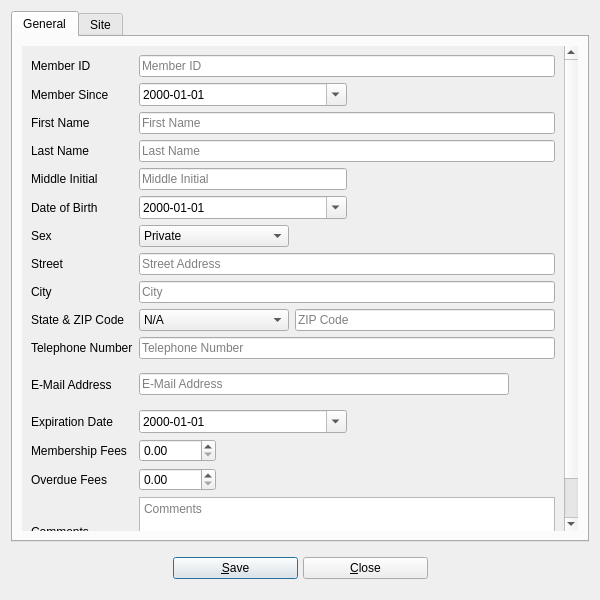
<?xml version="1.0" encoding="UTF-8"?>
<ui version="4.0">
 <class>UserInfo</class>
 <widget class="QDialog" name="UserInfo">
  <property name="geometry">
   <rect>
    <x>0</x>
    <y>0</y>
    <width>600</width>
    <height>600</height>
   </rect>
  </property>
  <property name="windowTitle">
   <string>BiblioteQ: Borrower Information</string>
  </property>
  <property name="windowIcon">
   <iconset resource="../Icons/icons.qrc">
    <normaloff>:/book.png</normaloff>:/book.png</iconset>
  </property>
  <layout class="QVBoxLayout">
   <item>
    <widget class="QTabWidget" name="tabWidget">
     <property name="currentIndex">
      <number>0</number>
     </property>
     <widget class="QWidget" name="tab">
      <attribute name="title">
       <string>General</string>
      </attribute>
      <layout class="QVBoxLayout" name="verticalLayout">
       <item>
        <widget class="QScrollArea" name="scrollArea">
         <property name="frameShape">
          <enum>QFrame::NoFrame</enum>
         </property>
         <property name="widgetResizable">
          <bool>true</bool>
         </property>
         <widget class="QWidget" name="scrollAreaWidgetContents">
          <property name="geometry">
           <rect>
            <x>0</x>
            <y>0</y>
            <width>547</width>
            <height>695</height>
           </rect>
          </property>
          <layout class="QGridLayout" name="gridLayout">
           <item row="3" column="0">
            <widget class="QLabel" name="label_4">
             <property name="text">
              <string>Last Name</string>
             </property>
            </widget>
           </item>
           <item row="6" column="0">
            <widget class="QLabel" name="label_11">
             <property name="text">
              <string>Sex</string>
             </property>
            </widget>
           </item>
           <item row="5" column="0">
            <widget class="QLabel" name="label_10">
             <property name="text">
              <string>Date of Birth</string>
             </property>
            </widget>
           </item>
           <item row="0" column="0">
            <widget class="QLabel" name="label_5">
             <property name="text">
              <string>Member ID</string>
             </property>
            </widget>
           </item>
           <item row="4" column="0">
            <widget class="QLabel" name="label_8">
             <property name="text">
              <string>Middle Initial</string>
             </property>
            </widget>
           </item>
           <item row="0" column="1">
            <widget class="QLineEdit" name="memberid">
             <property name="maxLength">
              <number>16</number>
             </property>
             <property name="placeholderText">
              <string>Member ID</string>
             </property>
            </widget>
           </item>
           <item row="1" column="1">
            <layout class="QHBoxLayout">
             <item>
              <widget class="QDateEdit" name="membersince">
               <property name="enabled">
                <bool>true</bool>
               </property>
               <property name="sizePolicy">
                <sizepolicy hsizetype="Expanding" vsizetype="Fixed">
                 <horstretch>0</horstretch>
                 <verstretch>0</verstretch>
                </sizepolicy>
               </property>
               <property name="minimumSize">
                <size>
                 <width>150</width>
                 <height>0</height>
                </size>
               </property>
               <property name="readOnly">
                <bool>false</bool>
               </property>
               <property name="displayFormat">
                <string>yyyy-MM-dd</string>
               </property>
               <property name="calendarPopup">
                <bool>true</bool>
               </property>
              </widget>
             </item>
             <item>
              <spacer>
               <property name="orientation">
                <enum>Qt::Horizontal</enum>
               </property>
               <property name="sizeHint" stdset="0">
                <size>
                 <width>40</width>
                 <height>20</height>
                </size>
               </property>
              </spacer>
             </item>
            </layout>
           </item>
           <item row="11" column="1">
            <layout class="QHBoxLayout" name="horizontalLayout_2">
             <item>
              <widget class="QLineEdit" name="email">
               <property name="toolTip">
                <string>&lt;html&gt;&lt;head/&gt;&lt;body&gt;&lt;p&gt;The E-Mail Address is not validated. Please be sure that it is correct!&lt;/p&gt;&lt;/body&gt;&lt;/html&gt;</string>
               </property>
               <property name="maxLength">
                <number>128</number>
               </property>
               <property name="placeholderText">
                <string>E-Mail Address</string>
               </property>
              </widget>
             </item>
             <item>
              <widget class="QToolButton" name="menu">
               <property name="toolTip">
                <string>&lt;html&gt;&lt;head/&gt;&lt;body&gt;&lt;p&gt;Generate a reminder letter and place its contents in the clipboard buffer. &lt;span style=&quot; background-color:transparent;&quot;&gt;The current contents of this panel will influence the generated letter.&lt;/span&gt;&lt;/p&gt;&lt;p&gt;&lt;span style=&quot; background-color:transparent;&quot;&gt;Launch the preferred e-mail software.&lt;/span&gt;&lt;/p&gt;&lt;/body&gt;&lt;/html&gt;</string>
               </property>
               <property name="text">
                <string/>
               </property>
               <property name="icon">
                <iconset resource="../Icons/icons.qrc">
                 <normaloff>:/32x32/mail.png</normaloff>:/32x32/mail.png</iconset>
               </property>
               <property name="iconSize">
                <size>
                 <width>32</width>
                 <height>32</height>
                </size>
               </property>
               <property name="autoRaise">
                <bool>true</bool>
               </property>
              </widget>
             </item>
            </layout>
           </item>
           <item row="14" column="1">
            <widget class="QDoubleSpinBox" name="overduefees">
             <property name="sizePolicy">
              <sizepolicy hsizetype="Fixed" vsizetype="Fixed">
               <horstretch>0</horstretch>
               <verstretch>0</verstretch>
              </sizepolicy>
             </property>
             <property name="minimum">
              <double>0.000000000000000</double>
             </property>
             <property name="maximum">
              <double>10000.000000000000000</double>
             </property>
             <property name="singleStep">
              <double>0.010000000000000</double>
             </property>
            </widget>
           </item>
           <item row="7" column="1">
            <widget class="QLineEdit" name="street">
             <property name="maxLength">
              <number>256</number>
             </property>
             <property name="placeholderText">
              <string>Street Address</string>
             </property>
            </widget>
           </item>
           <item row="1" column="0">
            <widget class="QLabel" name="label_9">
             <property name="text">
              <string>Member Since</string>
             </property>
            </widget>
           </item>
           <item row="3" column="1">
            <widget class="QLineEdit" name="lastName">
             <property name="maxLength">
              <number>128</number>
             </property>
             <property name="placeholderText">
              <string>Last Name</string>
             </property>
            </widget>
           </item>
           <item row="9" column="1">
            <layout class="QHBoxLayout">
             <item>
              <widget class="QComboBox" name="state">
               <property name="sizeAdjustPolicy">
                <enum>QComboBox::AdjustToContents</enum>
               </property>
               <property name="minimumContentsLength">
                <number>15</number>
               </property>
               <item>
                <property name="text">
                 <string>N/A</string>
                </property>
               </item>
               <item>
                <property name="text">
                 <string>AK</string>
                </property>
               </item>
               <item>
                <property name="text">
                 <string>AL</string>
                </property>
               </item>
               <item>
                <property name="text">
                 <string>AR</string>
                </property>
               </item>
               <item>
                <property name="text">
                 <string>AZ</string>
                </property>
               </item>
               <item>
                <property name="text">
                 <string>CA</string>
                </property>
               </item>
               <item>
                <property name="text">
                 <string>CO</string>
                </property>
               </item>
               <item>
                <property name="text">
                 <string>CT</string>
                </property>
               </item>
               <item>
                <property name="text">
                 <string>DE</string>
                </property>
               </item>
               <item>
                <property name="text">
                 <string>FL</string>
                </property>
               </item>
               <item>
                <property name="text">
                 <string>GA</string>
                </property>
               </item>
               <item>
                <property name="text">
                 <string>HI</string>
                </property>
               </item>
               <item>
                <property name="text">
                 <string>IA</string>
                </property>
               </item>
               <item>
                <property name="text">
                 <string>ID</string>
                </property>
               </item>
               <item>
                <property name="text">
                 <string>IL</string>
                </property>
               </item>
               <item>
                <property name="text">
                 <string>IN</string>
                </property>
               </item>
               <item>
                <property name="text">
                 <string>KS</string>
                </property>
               </item>
               <item>
                <property name="text">
                 <string>KY</string>
                </property>
               </item>
               <item>
                <property name="text">
                 <string>LA</string>
                </property>
               </item>
               <item>
                <property name="text">
                 <string>MA</string>
                </property>
               </item>
               <item>
                <property name="text">
                 <string>MD</string>
                </property>
               </item>
               <item>
                <property name="text">
                 <string>ME</string>
                </property>
               </item>
               <item>
                <property name="text">
                 <string>MI</string>
                </property>
               </item>
               <item>
                <property name="text">
                 <string>MN</string>
                </property>
               </item>
               <item>
                <property name="text">
                 <string>MO</string>
                </property>
               </item>
               <item>
                <property name="text">
                 <string>MS</string>
                </property>
               </item>
               <item>
                <property name="text">
                 <string>MT</string>
                </property>
               </item>
               <item>
                <property name="text">
                 <string>NC</string>
                </property>
               </item>
               <item>
                <property name="text">
                 <string>ND</string>
                </property>
               </item>
               <item>
                <property name="text">
                 <string>NE</string>
                </property>
               </item>
               <item>
                <property name="text">
                 <string>NH</string>
                </property>
               </item>
               <item>
                <property name="text">
                 <string>NJ</string>
                </property>
               </item>
               <item>
                <property name="text">
                 <string>NM</string>
                </property>
               </item>
               <item>
                <property name="text">
                 <string>NV</string>
                </property>
               </item>
               <item>
                <property name="text">
                 <string>NY</string>
                </property>
               </item>
               <item>
                <property name="text">
                 <string>OH</string>
                </property>
               </item>
               <item>
                <property name="text">
                 <string>OK</string>
                </property>
               </item>
               <item>
                <property name="text">
                 <string>OR</string>
                </property>
               </item>
               <item>
                <property name="text">
                 <string>PA</string>
                </property>
               </item>
               <item>
                <property name="text">
                 <string>RI</string>
                </property>
               </item>
               <item>
                <property name="text">
                 <string>SC</string>
                </property>
               </item>
               <item>
                <property name="text">
                 <string>SD</string>
                </property>
               </item>
               <item>
                <property name="text">
                 <string>TN</string>
                </property>
               </item>
               <item>
                <property name="text">
                 <string>TX</string>
                </property>
               </item>
               <item>
                <property name="text">
                 <string>UT</string>
                </property>
               </item>
               <item>
                <property name="text">
                 <string>VA</string>
                </property>
               </item>
               <item>
                <property name="text">
                 <string>VT</string>
                </property>
               </item>
               <item>
                <property name="text">
                 <string>WA</string>
                </property>
               </item>
               <item>
                <property name="text">
                 <string>WI</string>
                </property>
               </item>
               <item>
                <property name="text">
                 <string>WV</string>
                </property>
               </item>
               <item>
                <property name="text">
                 <string>WY</string>
                </property>
               </item>
              </widget>
             </item>
             <item>
              <widget class="QLineEdit" name="zip">
               <property name="maxLength">
                <number>16</number>
               </property>
               <property name="placeholderText">
                <string>ZIP Code</string>
               </property>
              </widget>
             </item>
            </layout>
           </item>
           <item row="11" column="0">
            <widget class="QLabel" name="label_12">
             <property name="text">
              <string>E-Mail Address</string>
             </property>
            </widget>
           </item>
           <item row="2" column="1">
            <widget class="QLineEdit" name="firstName">
             <property name="maxLength">
              <number>128</number>
             </property>
             <property name="placeholderText">
              <string>First Name</string>
             </property>
            </widget>
           </item>
           <item row="12" column="0">
            <widget class="QLabel" name="label_13">
             <property name="text">
              <string>Expiration Date</string>
             </property>
            </widget>
           </item>
           <item row="8" column="0">
            <widget class="QLabel" name="label_6">
             <property name="text">
              <string>City</string>
             </property>
            </widget>
           </item>
           <item row="6" column="1">
            <layout class="QHBoxLayout">
             <item>
              <widget class="QComboBox" name="sex">
               <property name="currentIndex">
                <number>2</number>
               </property>
               <property name="sizeAdjustPolicy">
                <enum>QComboBox::AdjustToContents</enum>
               </property>
               <property name="minimumContentsLength">
                <number>15</number>
               </property>
               <item>
                <property name="text">
                 <string>Female</string>
                </property>
               </item>
               <item>
                <property name="text">
                 <string>Male</string>
                </property>
               </item>
               <item>
                <property name="text">
                 <string>Private</string>
                </property>
               </item>
              </widget>
             </item>
             <item>
              <spacer>
               <property name="orientation">
                <enum>Qt::Horizontal</enum>
               </property>
               <property name="sizeHint" stdset="0">
                <size>
                 <width>40</width>
                 <height>20</height>
                </size>
               </property>
              </spacer>
             </item>
            </layout>
           </item>
           <item row="2" column="0">
            <widget class="QLabel" name="label">
             <property name="text">
              <string>First Name</string>
             </property>
            </widget>
           </item>
           <item row="8" column="1">
            <widget class="QLineEdit" name="city">
             <property name="maxLength">
              <number>256</number>
             </property>
             <property name="placeholderText">
              <string>City</string>
             </property>
            </widget>
           </item>
           <item row="7" column="0">
            <widget class="QLabel" name="label_2">
             <property name="text">
              <string>Street</string>
             </property>
            </widget>
           </item>
           <item row="15" column="0">
            <widget class="QLabel" name="label_15">
             <property name="text">
              <string>Comments</string>
             </property>
            </widget>
           </item>
           <item row="15" column="1">
            <widget class="QTextEdit" name="comments">
             <property name="tabChangesFocus">
              <bool>true</bool>
             </property>
             <property name="acceptRichText">
              <bool>false</bool>
             </property>
             <property name="placeholderText">
              <string>Comments</string>
             </property>
            </widget>
           </item>
           <item row="10" column="1">
            <widget class="QLineEdit" name="telephoneNumber">
             <property name="maxLength">
              <number>32</number>
             </property>
             <property name="placeholderText">
              <string>Telephone Number</string>
             </property>
            </widget>
           </item>
           <item row="5" column="1">
            <layout class="QHBoxLayout">
             <item>
              <widget class="QDateEdit" name="dob">
               <property name="sizePolicy">
                <sizepolicy hsizetype="Expanding" vsizetype="Fixed">
                 <horstretch>0</horstretch>
                 <verstretch>0</verstretch>
                </sizepolicy>
               </property>
               <property name="minimumSize">
                <size>
                 <width>150</width>
                 <height>0</height>
                </size>
               </property>
               <property name="readOnly">
                <bool>false</bool>
               </property>
               <property name="displayFormat">
                <string>yyyy-MM-dd</string>
               </property>
               <property name="calendarPopup">
                <bool>true</bool>
               </property>
              </widget>
             </item>
             <item>
              <spacer>
               <property name="orientation">
                <enum>Qt::Horizontal</enum>
               </property>
               <property name="sizeHint" stdset="0">
                <size>
                 <width>40</width>
                 <height>20</height>
                </size>
               </property>
              </spacer>
             </item>
            </layout>
           </item>
           <item row="9" column="0">
            <widget class="QLabel" name="label_7">
             <property name="text">
              <string>State &amp; ZIP Code</string>
             </property>
            </widget>
           </item>
           <item row="4" column="1">
            <layout class="QHBoxLayout">
             <item>
              <widget class="QLineEdit" name="middle">
               <property name="maxLength">
                <number>1</number>
               </property>
               <property name="placeholderText">
                <string>Middle Initial</string>
               </property>
              </widget>
             </item>
             <item>
              <spacer>
               <property name="orientation">
                <enum>Qt::Horizontal</enum>
               </property>
               <property name="sizeHint" stdset="0">
                <size>
                 <width>40</width>
                 <height>20</height>
                </size>
               </property>
              </spacer>
             </item>
            </layout>
           </item>
           <item row="10" column="0">
            <widget class="QLabel" name="label_3">
             <property name="text">
              <string>Telephone Number</string>
             </property>
            </widget>
           </item>
           <item row="12" column="1">
            <layout class="QHBoxLayout" name="horizontalLayout">
             <item>
              <widget class="QDateEdit" name="expirationdate">
               <property name="sizePolicy">
                <sizepolicy hsizetype="Expanding" vsizetype="Fixed">
                 <horstretch>0</horstretch>
                 <verstretch>0</verstretch>
                </sizepolicy>
               </property>
               <property name="minimumSize">
                <size>
                 <width>150</width>
                 <height>0</height>
                </size>
               </property>
               <property name="displayFormat">
                <string>yyyy-MM-dd</string>
               </property>
               <property name="calendarPopup">
                <bool>true</bool>
               </property>
              </widget>
             </item>
             <item>
              <spacer name="horizontalSpacer">
               <property name="orientation">
                <enum>Qt::Horizontal</enum>
               </property>
               <property name="sizeHint" stdset="0">
                <size>
                 <width>40</width>
                 <height>20</height>
                </size>
               </property>
              </spacer>
             </item>
            </layout>
           </item>
           <item row="14" column="0">
            <widget class="QLabel" name="label_14">
             <property name="text">
              <string>Overdue Fees</string>
             </property>
            </widget>
           </item>
           <item row="13" column="0">
            <widget class="QLabel" name="label_19">
             <property name="text">
              <string>Membership Fees</string>
             </property>
            </widget>
           </item>
           <item row="13" column="1">
            <widget class="QDoubleSpinBox" name="membershipfees">
             <property name="sizePolicy">
              <sizepolicy hsizetype="Fixed" vsizetype="Fixed">
               <horstretch>0</horstretch>
               <verstretch>0</verstretch>
              </sizepolicy>
             </property>
             <property name="minimum">
              <double>0.000000000000000</double>
             </property>
             <property name="maximum">
              <double>10000.000000000000000</double>
             </property>
             <property name="singleStep">
              <double>0.010000000000000</double>
             </property>
            </widget>
           </item>
          </layout>
         </widget>
        </widget>
       </item>
      </layout>
     </widget>
     <widget class="QWidget" name="tab_2">
      <attribute name="title">
       <string>Site</string>
      </attribute>
      <layout class="QFormLayout" name="formLayout">
       <item row="0" column="0">
        <widget class="QLabel" name="label_17">
         <property name="text">
          <string>Class</string>
         </property>
        </widget>
       </item>
       <item row="0" column="1">
        <widget class="QLineEdit" name="memberclass">
         <property name="placeholderText">
          <string>Class</string>
         </property>
        </widget>
       </item>
       <item row="1" column="0">
        <widget class="QLabel" name="label_16">
         <property name="text">
          <string>General Registration Number</string>
         </property>
        </widget>
       </item>
       <item row="1" column="1">
        <widget class="QLineEdit" name="generalregistrationnumber">
         <property name="placeholderText">
          <string>General Registration Number</string>
         </property>
        </widget>
       </item>
       <item row="2" column="0">
        <widget class="QLabel" name="label_18">
         <property name="text">
          <string>Maximum Reserved Books</string>
         </property>
        </widget>
       </item>
       <item row="2" column="1">
        <layout class="QHBoxLayout" name="horizontalLayout_6">
         <item>
          <widget class="QSpinBox" name="maximum_reserved_books">
           <property name="toolTip">
            <string>&lt;html&gt;&lt;head/&gt;&lt;body&gt;&lt;p&gt;A value of zero disables the maximum. The limit is not enforced.&lt;/p&gt;&lt;/body&gt;&lt;/html&gt;</string>
           </property>
           <property name="maximum">
            <number>999999999</number>
           </property>
          </widget>
         </item>
         <item>
          <widget class="QLabel" name="label_20">
           <property name="text">
            <string>The limit is enforced in some places.</string>
           </property>
          </widget>
         </item>
        </layout>
       </item>
      </layout>
     </widget>
    </widget>
   </item>
   <item>
    <layout class="QHBoxLayout">
     <property name="spacing">
      <number>5</number>
     </property>
     <item>
      <spacer>
       <property name="orientation">
        <enum>Qt::Horizontal</enum>
       </property>
       <property name="sizeHint" stdset="0">
        <size>
         <width>47</width>
         <height>41</height>
        </size>
       </property>
      </spacer>
     </item>
     <item>
      <widget class="QToolButton" name="prevTool">
       <property name="toolTip">
        <string>Previous Member</string>
       </property>
       <property name="text">
        <string/>
       </property>
       <property name="icon">
        <iconset resource="../Icons/icons.qrc">
         <normaloff>:/32x32/previous.png</normaloff>:/32x32/previous.png</iconset>
       </property>
       <property name="iconSize">
        <size>
         <width>32</width>
         <height>32</height>
        </size>
       </property>
       <property name="autoRaise">
        <bool>true</bool>
       </property>
      </widget>
     </item>
     <item>
      <widget class="QPushButton" name="okButton">
       <property name="minimumSize">
        <size>
         <width>125</width>
         <height>0</height>
        </size>
       </property>
       <property name="text">
        <string>&amp;Save</string>
       </property>
       <property name="icon">
        <iconset resource="../Icons/icons.qrc">
         <normaloff>:/16x16/ok.png</normaloff>:/16x16/ok.png</iconset>
       </property>
      </widget>
     </item>
     <item>
      <widget class="QPushButton" name="cancelButton">
       <property name="minimumSize">
        <size>
         <width>125</width>
         <height>0</height>
        </size>
       </property>
       <property name="text">
        <string>&amp;Close</string>
       </property>
       <property name="icon">
        <iconset resource="../Icons/icons.qrc">
         <normaloff>:/16x16/cancel.png</normaloff>:/16x16/cancel.png</iconset>
       </property>
      </widget>
     </item>
     <item>
      <widget class="QToolButton" name="nextTool">
       <property name="toolTip">
        <string>Next Member</string>
       </property>
       <property name="text">
        <string/>
       </property>
       <property name="icon">
        <iconset resource="../Icons/icons.qrc">
         <normaloff>:/32x32/next.png</normaloff>:/32x32/next.png</iconset>
       </property>
       <property name="iconSize">
        <size>
         <width>32</width>
         <height>32</height>
        </size>
       </property>
       <property name="autoRaise">
        <bool>true</bool>
       </property>
      </widget>
     </item>
     <item>
      <spacer>
       <property name="orientation">
        <enum>Qt::Horizontal</enum>
       </property>
       <property name="sizeHint" stdset="0">
        <size>
         <width>47</width>
         <height>41</height>
        </size>
       </property>
      </spacer>
     </item>
    </layout>
   </item>
  </layout>
 </widget>
 <tabstops>
  <tabstop>tabWidget</tabstop>
  <tabstop>scrollArea</tabstop>
  <tabstop>memberid</tabstop>
  <tabstop>membersince</tabstop>
  <tabstop>firstName</tabstop>
  <tabstop>lastName</tabstop>
  <tabstop>middle</tabstop>
  <tabstop>dob</tabstop>
  <tabstop>sex</tabstop>
  <tabstop>street</tabstop>
  <tabstop>city</tabstop>
  <tabstop>state</tabstop>
  <tabstop>zip</tabstop>
  <tabstop>telephoneNumber</tabstop>
  <tabstop>email</tabstop>
  <tabstop>menu</tabstop>
  <tabstop>expirationdate</tabstop>
  <tabstop>membershipfees</tabstop>
  <tabstop>overduefees</tabstop>
  <tabstop>comments</tabstop>
  <tabstop>memberclass</tabstop>
  <tabstop>generalregistrationnumber</tabstop>
  <tabstop>maximum_reserved_books</tabstop>
  <tabstop>prevTool</tabstop>
  <tabstop>okButton</tabstop>
  <tabstop>cancelButton</tabstop>
  <tabstop>nextTool</tabstop>
 </tabstops>
 <resources>
  <include location="../Icons/icons.qrc"/>
 </resources>
 <connections/>
</ui>
